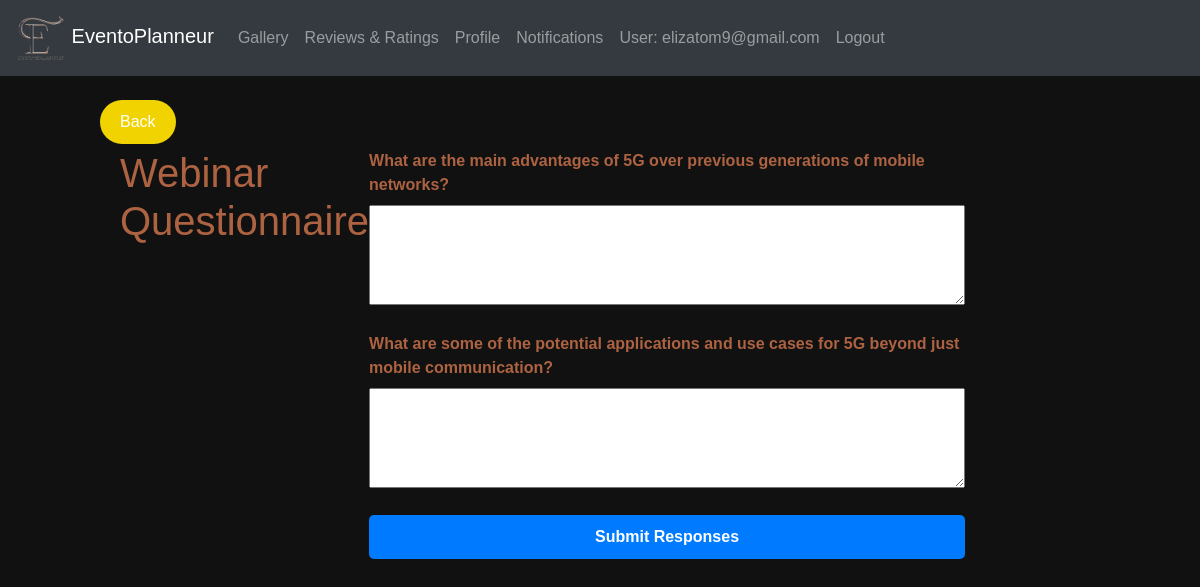
The app's page /response/78/ (signed in) with its own data.
### eventapp/models.py (models this page shows, shortened)
class CustomUser(AbstractUser):
    username = None
    USERNAME_FIELD  = 'email'
    email = models.EmailField(unique=True)
    password = models.CharField(max_length=128)
    is_organizer = models.BooleanField(default=False)
    is_provider = models.BooleanField(default=False)
    is_attendee = models.BooleanField(default=False)
    is_verified = models.BooleanField(default=False)
    verification_token = models.CharField(max_length=100, blank=True, null=True)
    REQUIRED_FIELDS = []
    objects = CustomUserManager()

class Question(models.Model):
    question = models.TextField()
    webinar = models.ForeignKey(Webinar, on_delete=models.CASCADE)

### eventapp/views.py (the view, shortened to what this page needs)
# urls.py: path('response/<int:webinar_id>/', views.response, name='response'),
def response(request, webinar_id):
    webinar = Webinar.objects.get(pk=webinar_id)
    questions = Question.objects.filter(webinar=webinar)
    current_user = request.user
    attendee = Attendee.objects.get(org_user=current_user)
    certify = WebinarRegistration.objects.get(user=attendee, webinar=webinar)
    return render(request, 'response.html', {'questions': questions})

### templates/response.html (shortened to what this page needs)
{% load static %}
<!DOCTYPE html>
<html lang="en">
<head>
  <link rel="stylesheet" href="https://maxcdn.bootstrapcdn.com/bootstrap/4.5.2/css/bootstrap.min.css">
  <link rel="stylesheet"type="text/css" href="{% static 'css/webinar.css' %}">
</head>
<body>
  <nav class="navbar navbar-expand-md bg-dark navbar-dark">
    <div class="containers">
      <a class="navbar-brand" href="{% url 'eventapp:attendeehome' %}">
        <img src="{% static 'images/Eventoplanneur.png' %}" alt="Logo" width="50"> EventoPlanneur
      </a>
      <div class="collapse navbar-collapse" id="navbarCollapse">
        <ul class="navbar-nav ml-auto">
          <li class="nav-item"><a class="nav-link" href="#gallery">Gallery</a></li>
          <li class="nav-item"><a class="nav-link" href="#reviews">Reviews & Ratings</a></li>
          <li class="nav-item"><a class="nav-link" href="{% url 'eventapp:attendee_profile' %}">Profile</a></li>
          <li class="nav-item"><a class="nav-link" href="#notifications">Notifications</a></li>
          <li class="nav-item">
            {% if user.is_authenticated %}
            <a class="nav-link" >User: {{ user.email }}</a>
            <li class="nav-item"><a href="{% url 'eventapp:logout' %}" class="nav-link">Logout</a></li>
            {% endif %}
          </li>
        </ul>
      </div>
    </div>
  </nav>
  <div style="margin-left:100px;margin-right:225px" ><br>
    <a class="btn2" onclick="goBack()" style="background-color: #F1D302; /* Yellow */
    border: none;
    color: white;
    padding: 10px 20px;
    text-align: center;
    text-decoration: none;
    display: inline-block;
    font-size: 16px;
    cursor: pointer;
    border-radius: 40px;">
    Back
</a>
<div class="container">
    <h1>Webinar Questionnaire</h1>
    <form id="questionnaireForm" method="POST" action="">
        {% for question in questions %}
        <div class="question">
            <label for="response_{{ question.id }}">{{ question.question }}</label>
            <textarea id="response_{{ question.id }}" name="response_{{ question.id }}" required></textarea>
        </div>
        {% endfor %}
        <button type="submit" class="submit-btn">Submit Responses</button>
    </form>
</div>
</body>
</html>

### static/css/webinar.css (style rules this page uses)
body { font-family: Arial, sans-serif; margin: 0; padding: 0; background-position: center; color: #ad6341; background-image: url("/static/images/bg.gif"); background-size: cover; }
.containers { display: flex; justify-content: space-between; text-align: right; }
.container { display: flex; justify-content: space-between; margin: 5px; }
button { font-family: Arial, Helvetica, sans-serif; font-weight: bold; color: white; background-color: #171717; padding: 1em 2em; border: none; border-radius: .6rem; position: relative; cursor: pointer; overflow: hidden; }

### templates/response.html (style rules this page uses)
.question { margin-bottom: 20px; }
.question label { font-weight: bold; }
.question textarea { width: 100%; height: 100px; resize: vertical; }
.submit-btn { display: block; width: 100%; padding: 10px; background-color: #007bff; color: #fff; border: none; border-radius: 5px; cursor: pointer; font-size: 16px; }
:root { --gradient: linear-gradient(to left top, #F1D302 10%, #235789 90%) !important; }
body { background: #111 !important;; }

### records on screen
CustomUser: email "elizatom9@gmail.com"
Question: question "What are the main advantages of 5G over previous generations of mobile networks?"
Question: question "What are some of the potential applications and use cases for 5G beyond just mobile communication?"
